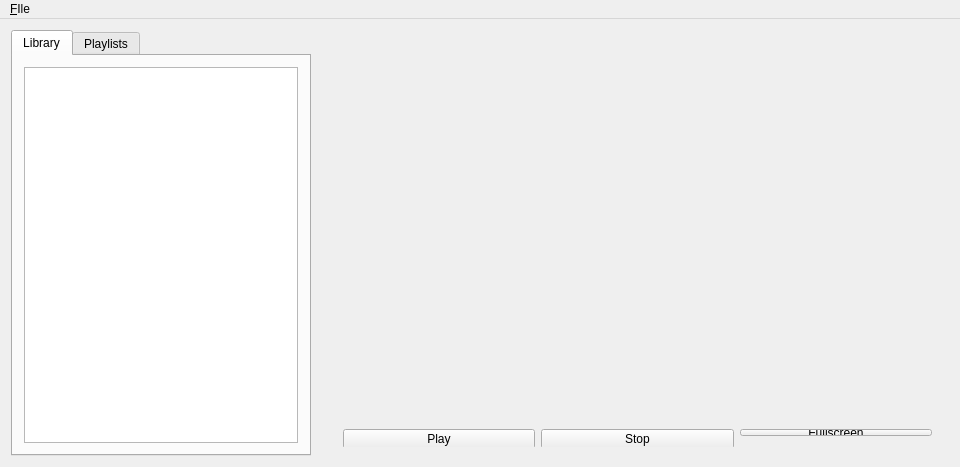
<?xml version="1.0" encoding="UTF-8"?>
<ui version="4.0">
 <class>MainWindow</class>
 <widget class="QMainWindow" name="MainWindow">
  <property name="geometry">
   <rect>
    <x>0</x>
    <y>0</y>
    <width>960</width>
    <height>467</height>
   </rect>
  </property>
  <property name="windowTitle">
   <string>MainWindow</string>
  </property>
  <widget class="QWidget" name="centralWidget">
   <layout class="QGridLayout" name="gridLayout_2">
    <item row="0" column="0">
     <widget class="QSplitter" name="splitter">
      <property name="sizePolicy">
       <sizepolicy hsizetype="Preferred" vsizetype="Preferred">
        <horstretch>0</horstretch>
        <verstretch>0</verstretch>
       </sizepolicy>
      </property>
      <property name="lineWidth">
       <number>0</number>
      </property>
      <property name="orientation">
       <enum>Qt::Horizontal</enum>
      </property>
      <property name="handleWidth">
       <number>1</number>
      </property>
      <widget class="QTabWidget" name="tabWidget">
       <property name="sizePolicy">
        <sizepolicy hsizetype="Preferred" vsizetype="Preferred">
         <horstretch>0</horstretch>
         <verstretch>0</verstretch>
        </sizepolicy>
       </property>
       <property name="maximumSize">
        <size>
         <width>300</width>
         <height>16777215</height>
        </size>
       </property>
       <property name="currentIndex">
        <number>0</number>
       </property>
       <widget class="QWidget" name="tab">
        <attribute name="title">
         <string>Library</string>
        </attribute>
        <layout class="QGridLayout" name="gridLayout_3">
         <item row="0" column="0">
          <widget class="QTreeView" name="treeView"/>
         </item>
        </layout>
       </widget>
       <widget class="QWidget" name="tab_2">
        <attribute name="title">
         <string>Playlists</string>
        </attribute>
       </widget>
      </widget>
      <widget class="QWidget" name="widget_2" native="true">
       <layout class="QGridLayout" name="gridLayout">
        <item row="0" column="0">
         <widget class="Player" name="m_player" native="true"/>
        </item>
        <item row="1" column="0">
         <widget class="QWidget" name="widget" native="true">
          <property name="minimumSize">
           <size>
            <width>0</width>
            <height>40</height>
           </size>
          </property>
          <property name="maximumSize">
           <size>
            <width>16777215</width>
            <height>30</height>
           </size>
          </property>
          <widget class="QWidget" name="layoutWidget">
           <property name="geometry">
            <rect>
             <x>9</x>
             <y>8</y>
             <width>611</width>
             <height>29</height>
            </rect>
           </property>
           <layout class="QHBoxLayout" name="horizontalLayout">
            <item>
             <widget class="QPushButton" name="pushButton">
              <property name="minimumSize">
               <size>
                <width>0</width>
                <height>20</height>
               </size>
              </property>
              <property name="text">
               <string>Play</string>
              </property>
             </widget>
            </item>
            <item>
             <widget class="QPushButton" name="pushButton_2">
              <property name="minimumSize">
               <size>
                <width>0</width>
                <height>20</height>
               </size>
              </property>
              <property name="text">
               <string>Stop</string>
              </property>
             </widget>
            </item>
            <item>
             <widget class="QPushButton" name="fullscreenButton">
              <property name="text">
               <string>Fullscreen</string>
              </property>
             </widget>
            </item>
           </layout>
          </widget>
         </widget>
        </item>
       </layout>
      </widget>
     </widget>
    </item>
   </layout>
  </widget>
  <widget class="QMenuBar" name="menuBar">
   <property name="geometry">
    <rect>
     <x>0</x>
     <y>0</y>
     <width>960</width>
     <height>25</height>
    </rect>
   </property>
   <widget class="QMenu" name="menuFIle">
    <property name="title">
     <string>&amp;FIle</string>
    </property>
    <addaction name="actionOpen"/>
   </widget>
   <addaction name="menuFIle"/>
  </widget>
  <action name="actionOpen">
   <property name="text">
    <string>&amp;Open</string>
   </property>
   <property name="shortcut">
    <string>Ctrl+O</string>
   </property>
  </action>
 </widget>
 <layoutdefault spacing="6" margin="11"/>
 <customwidgets>
  <customwidget>
   <class>Player</class>
   <extends>QWidget</extends>
   <header>player.h</header>
  </customwidget>
 </customwidgets>
 <resources/>
 <connections/>
</ui>
